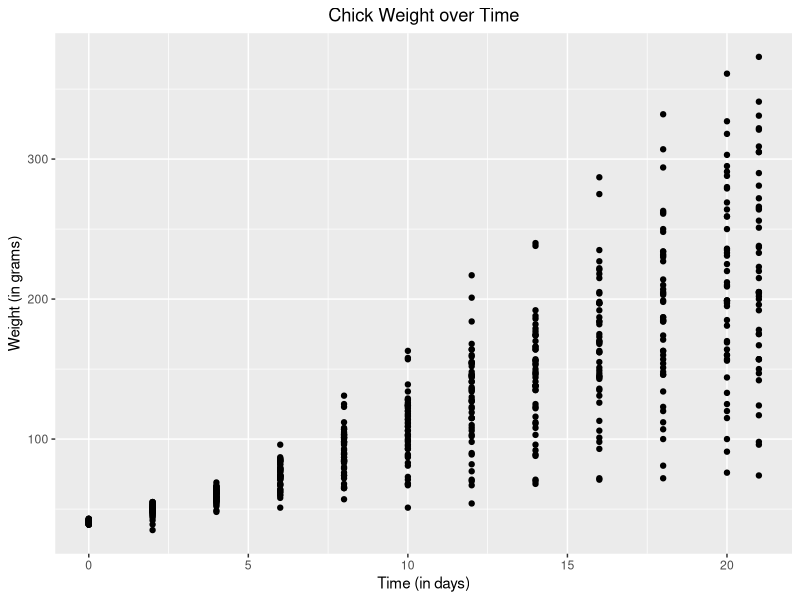
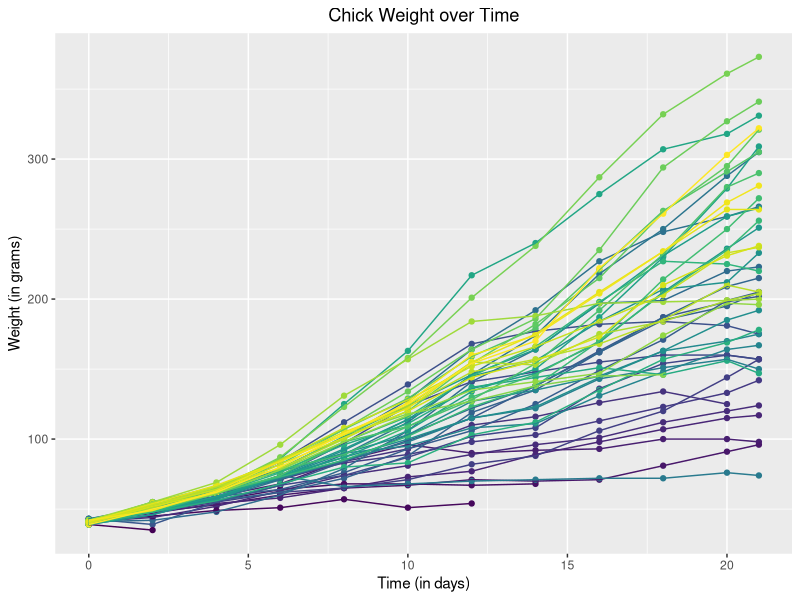
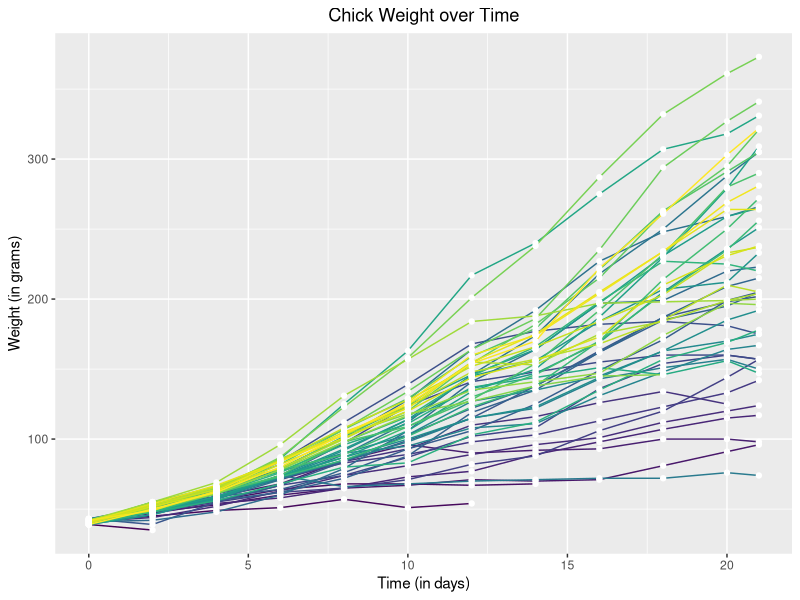
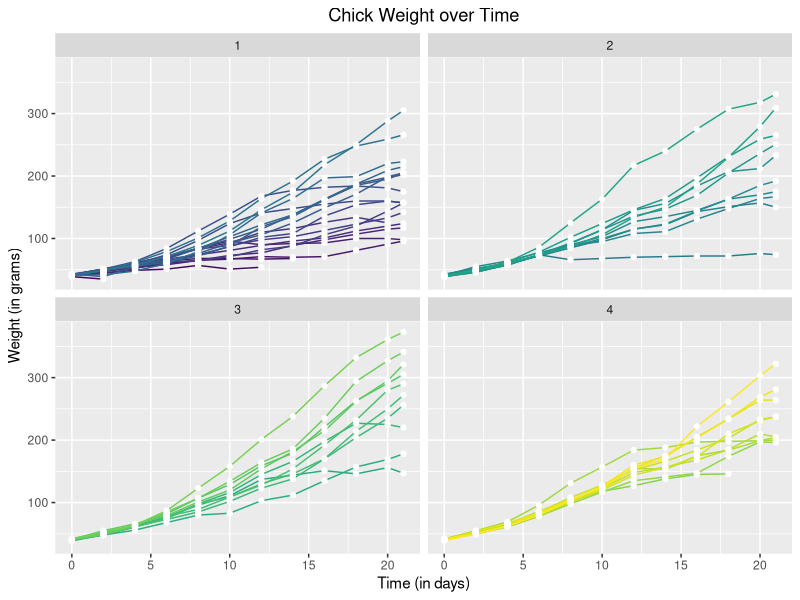
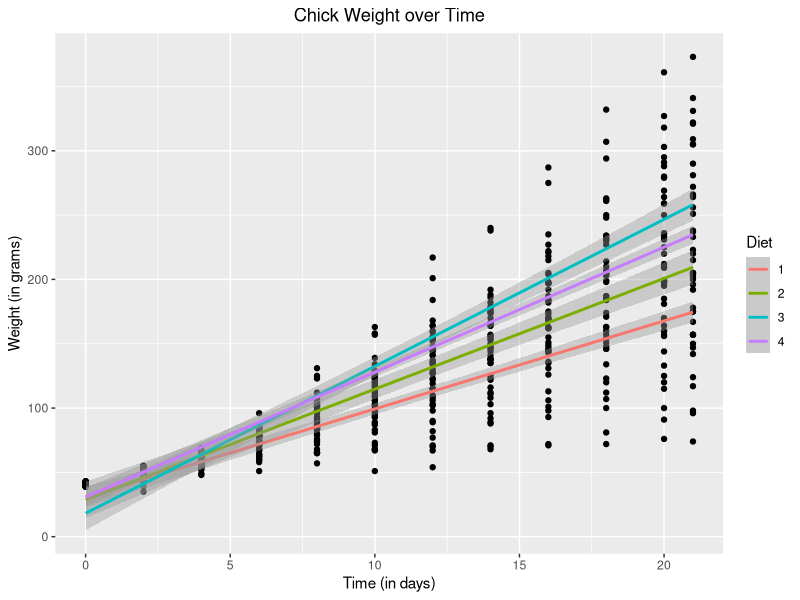
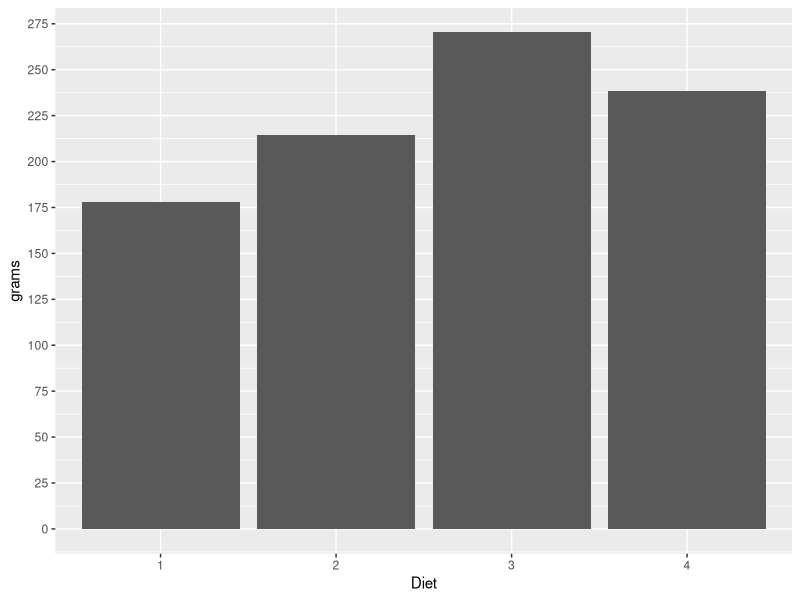
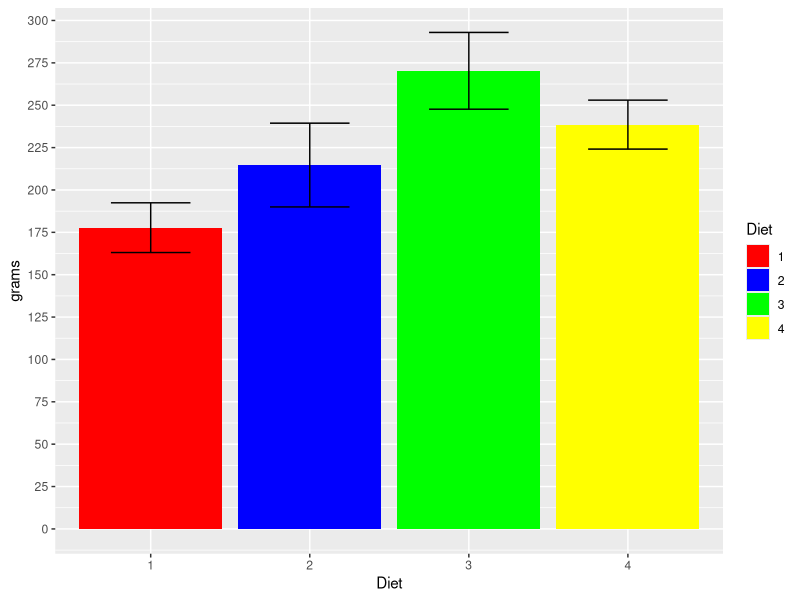
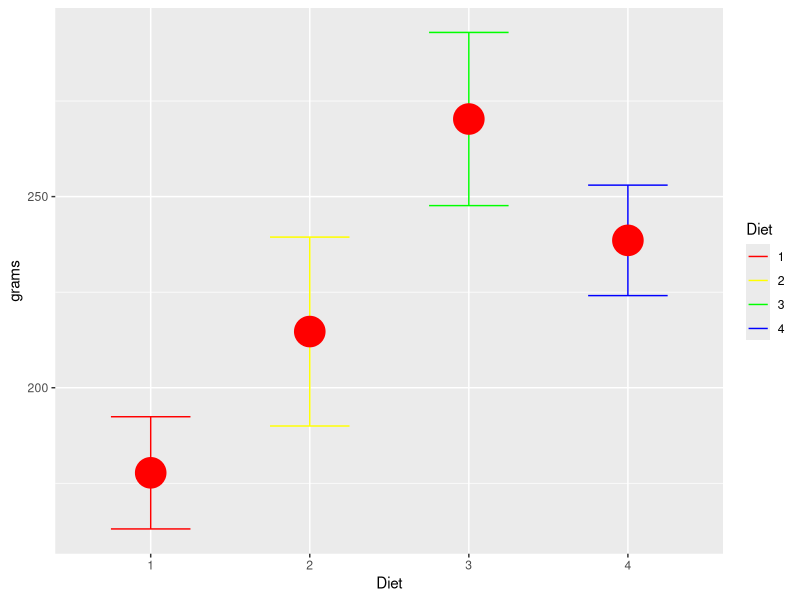

The R script that drew these images, in order:
## ---- chunk 1
knitr::opts_chunk$set(echo = TRUE, eval = TRUE,  
                      warning = FALSE, message = FALSE, 
                      fig.align = "center",
                      R.options = list(max.print=100))

# Edit the file starting below
## ---- chunk 2
# Save dataset as a dataframe
ChickWeight <- as.data.frame(ChickWeight)

# Visualize the first ten rows of the dataset
head(ChickWeight,10)
## ---- chunk 3
table(ChickWeight)
distinct_chicks <- length(table(ChickWeight))
print(distinct_chicks)
distinct_time_points <- length(table(ChickWeight$Time))
print(distinct_time_points)
distinct_diet_conditions <- length(table(ChickWeight['Diet']))
print(distinct_diet_conditions)
chicks_per_diet <- distinct_chicks / distinct_diet_conditions
print(chicks_per_diet)
## ---- chunk 4
# Load package
library(ggplot2)

ggplot(data = ChickWeight, aes(x = Time, y = weight)) + geom_point() + ylab('Weight (in grams)') + xlab('Time (in days)') + ggtitle('Chick Weight over Time') + theme(plot.title = element_text(hjust = 0.5))

## ---- chunk 5
ggplot(data = ChickWeight, aes(x = Time, y = weight)) + geom_point(aes(color=Chick)) + geom_line(aes(group=Chick, color=Chick)) + ylab('Weight (in grams)') + xlab('Time (in days)') + ggtitle('Chick Weight over Time') + theme(plot.title = element_text(hjust = 0.5), legend.position = 'none')
## ---- chunk 6
ggplot(data = ChickWeight, aes(x = Time, y = weight)) + geom_line(aes(group=Chick, color=Chick)) + geom_point(color='White') + ylab('Weight (in grams)') + xlab('Time (in days)') + ggtitle('Chick Weight over Time') + theme(plot.title = element_text(hjust = 0.5), legend.position = 'none')

last_day <- ChickWeight$Time[length(ChickWeight$Time)]
print(last_day)
## ---- chunk 7
ggplot(data = ChickWeight, aes(x = Time, y = weight)) + geom_line(aes(group=Chick, color=Chick)) + ylab('Weight (in grams)') + xlab('Time (in days)') + ggtitle('Chick Weight over Time') + theme(plot.title = element_text(hjust = 0.5), legend.position = 'none') + geom_point(color='White') + facet_wrap(~Diet)
## ---- chunk 8
ggplot(data = ChickWeight, aes(x = Time, y = weight)) + geom_point() + geom_smooth(method='lm', aes(color=Diet)) + ylab('Weight (in grams)') + xlab('Time (in days)') + ggtitle('Chick Weight over Time') + theme(plot.title = element_text(hjust = 0.5))
## ---- chunk 9
last_day <- ChickWeight$Time[length(ChickWeight$Time)]
ggplot(ChickWeight[ChickWeight$Time == last_day,], aes(x = Diet)) +
geom_bar(aes(y=weight), stat="summary", fun=mean) + scale_y_continuous(name = 'grams', breaks=seq(0, 300, 25))
## ---- chunk 10
ggplot(ChickWeight[ChickWeight$Time == 21,]) + geom_bar(stat="summary", fun=mean, aes(x=Diet, y=weight, fill=Diet)) + scale_fill_manual(values=c('red', 'blue', 'green', 'yellow'))+ geom_errorbar(stat="summary", fun.data=mean_se, width=0.5, aes(x=Diet, y=weight)) + scale_y_continuous(name = 'grams', breaks=seq(0, 300, 25))
## ---- chunk 11
ggplot(ChickWeight[ChickWeight$Time == 21,], aes(x=Diet, y=weight, color=Diet)) + scale_color_manual(values=c("red", "yellow", "green", "blue")) + geom_errorbar(stat="summary", fun.data=mean_se, width=0.5) + scale_y_continuous(name = 'grams') + geom_point(stat="summary", fun.y=mean, color="red", size=10)
## ---- chunk 12
# your code goes below (make sure to edit comment)
ggplot(ChickWeight) + geom_line(aes(x=Time, y=weight, color=Diet), stat = "summary", fun=mean) + geom_point(aes(x=Time, y=weight, color=Diet), stat='summary', fun=mean, shape=4) + ylab('Mean Weight (in grams)') + xlab('Time (in days)') + ggtitle('Chick Weight over Time') + theme(plot.title = element_text(hjust = 0.5))
## ---- chunk 13
## DO NOT DELETE THIS BLOCK!
Sys.info()
